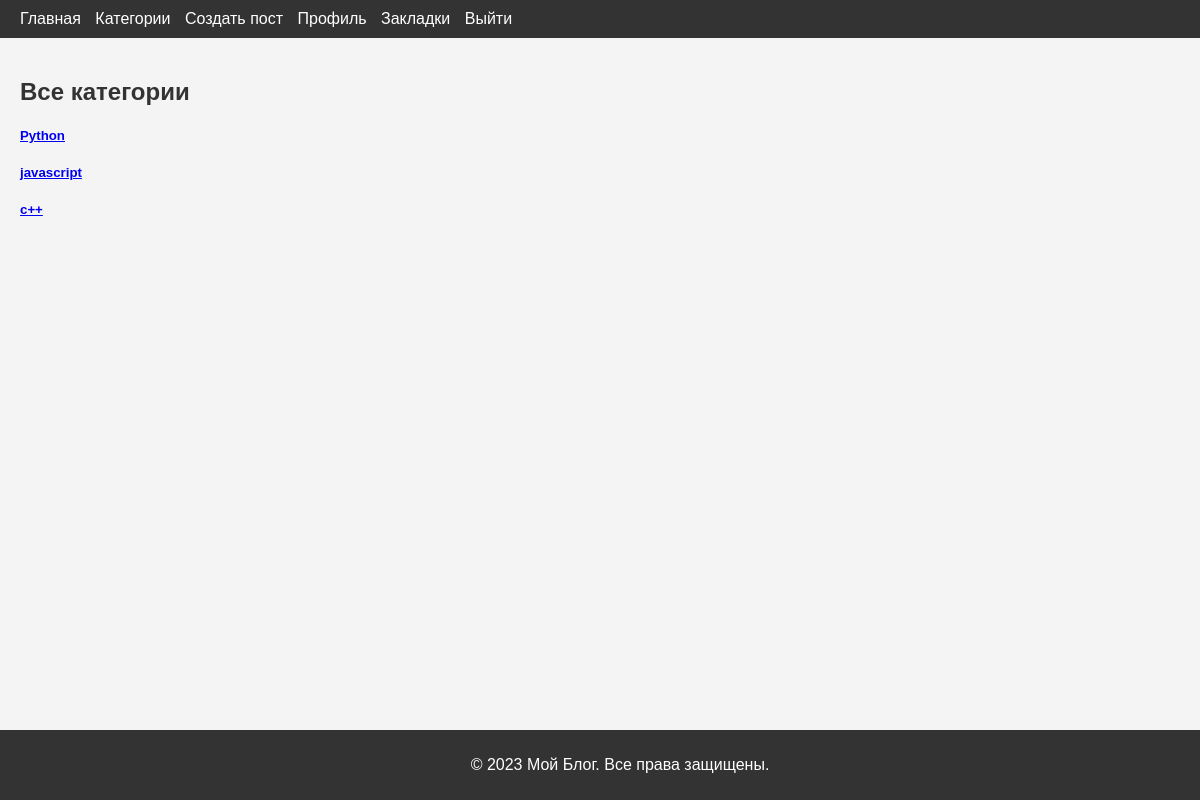
Screenshot of /blog/categories/ (signed in) with the database file from the repository.
### blog/models.py (models this page shows)
class Category(models.Model):
    name = models.CharField(
        max_length=255,
        unique=True,
        verbose_name="Категория"
    )
    class Meta:
        verbose_name = "Категория"
        verbose_name_plural = "Категории"
    def __str__(self):
        return self.name

### blog/views/category.py (the view)
# urls.py: path('categories/', category.category_list, name='category-list'),
@login_required
def category_list(request):
    categories = Category.objects.all()
    return render(request, 'blog/category_list.html', {'categories' : categories })

### templates/blog/category_list.html (shortened to what this page needs)
{% extends 'base.html' %}
{% block content %}
<section class="container my-5">
    <div class="text-center">
        <h2 class="mb-4">Все категории</h2>
    </div>
    {% if categories %}
        <div class="row justify-content-center">
            {% for category in categories %}
                <div class="col-md-4 col-sm-6 mb-3">
                    <div class="card shadow-sm border-0">
                        <div class="card-body text-center">
                            <h5 class="card-title">
                                <a href="{% url 'blog:category-detail' category.pk %}" class="text-decoration-none text-dark">
                                    {{ category }}
                                </a>
                            </h5>
                        </div>
                    </div>
                </div>
            {% endfor %}
        </div>
    {% else %}
        <div class="alert alert-warning text-center" role="alert">
            Категории отсутствуют.
        </div>
    {% endif %}
</section>
{% endblock content %}

### static/css/styles.css (style rules this page uses)
body { font-family: Arial, sans-serif; margin: 0; padding: 0; background-color: #f4f4f4; color: #333; }

### rows the page displays
Category: name "Python"
Category: name "javascript"
Category: name "c++"
